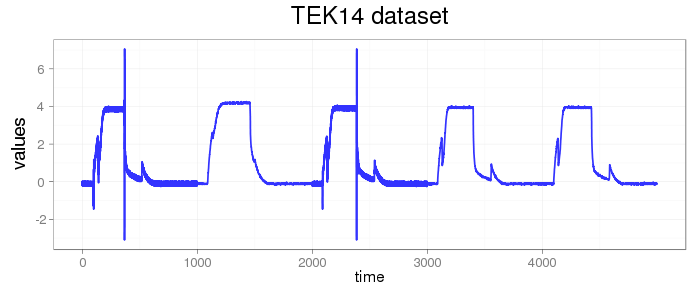

Write R code to recreate this figure.
require(Cairo)
require(ggplot2)
require(gridExtra)

data_raw<-read.csv("../../data/ts_data/TEK14.txt",header=F,sep = ",",quote = "\"")

data = data.frame(x=seq(0,4999,1), y=data_raw[,1])

discords <- rbind(c(1082,1452,314,55,1267,423),
c(13.776443663006795,11.79477850576262,7.675623753155176,3.1799371062962867,
  2.2119674500317568,1.8044389709823934))

p = ggplot() + theme_bw() +
  geom_line(data=data, aes(x=x, y=y), size=0.8, alpha=0.8, col="blue") +
  scale_x_continuous(name="time") +
  scale_y_continuous(name="values") +
  opts(title = "TEK14 dataset", 
       plot.title = theme_text(size=18, vjust = 2.2), 
       axis.text.x=theme_text(size=10, colour = "grey50"),
       axis.text.y=theme_text(size=10, colour = "grey50"), 
       axis.title.y=theme_text(size=14, angle=90, hjust = 0.5, vjust = 0.3),
       plot.margin = unit(c(0.5, 0.5, 0.5, 0.5), "cm"))
p

jet.colors <-
  colorRampPalette(c("#00007F", "blue", "#007FFF", "cyan",
                     "#7FFF7F", "yellow", "#FF7F00", "red", "#7F0000"))
colors <- heat.colors(6)

p = ggplot() + theme_bw() +
  geom_line(data=data, aes(x=x, y=y), size=0.8, alpha=0.8, col="blue") +
  scale_x_continuous(name="time") +
  scale_y_continuous(name="values") +
  opts(title = "TEK14 dataset and 6 top discords", 
       plot.title = theme_text(size=18, vjust = 2.2), 
       axis.text.x=theme_text(size=10, colour = "grey50"),
       axis.text.y=theme_text(size=10, colour = "grey50"), 
       axis.title.y=theme_text(size=14, angle=90, hjust = 0.5, vjust = 0.3),
       plot.margin = unit(c(0.5, 0.5, 0.5, 0.5), "cm"))
p

x = seq(discords[1,1],discords[1,1]+127,1)
d = data.frame(x = x, y = as.matrix(data)[x,][,2])
p = p + geom_line(mapping=aes(x=d$x,y=d$y), size=3, col=colors[1])
p

x1 = seq(discords[1,2],discords[1,2]+127,1)
d1 = data.frame(x = x1, y = as.matrix(data)[x1,][,2])
p = p + geom_line(mapping=aes(x=d1$x,y=d1$y), size=2, col=colors[2])
p

x2 = seq(discords[1,3],discords[1,3]+127,1)
d2 = data.frame(x = x2, y = as.matrix(data)[x2,][,2])
p = p + geom_line(mapping=aes(x=d2$x,y=d2$y), size=2, col=colors[3])
p

x3 = seq(discords[1,4],discords[1,4]+127,1)
d3 = data.frame(x = x3, y = as.matrix(data)[x3,][,2])
p = p + geom_line(mapping=aes(x=d3$x,y=d3$y), size=2, col=colors[4])
p

x4 = seq(discords[1,5],discords[1,5]+127,1)
d4 = data.frame(x = x4, y = as.matrix(data)[x4,][,2])
p = p + geom_line(mapping=aes(x=d4$x,y=d4$y), size=2, col=colors[5])
p

x5 = seq(discords[1,6],discords[1,6]+127,1)
d5 = data.frame(x = x5, y = as.matrix(data)[x5,][,2])
p = p + geom_line(mapping=aes(x=d5$x,y=d5$y), size=2, col=colors[5])
p

data_d <- data.frame(x = seq(1,6,1), y = discords[2,])
p = ggplot() + theme_bw() +
  geom_line(data=data_d, aes(x=x, y=y), size=0.8, alpha=0.8, col="blue") +
  scale_x_continuous(name="discord #") +
  scale_y_continuous(name="distance to NN") +
  opts(title = "TEK14 discords nearest neighbor distance breakdown", 
       plot.title = theme_text(size=18, vjust = 2.2), 
       axis.text.x=theme_text(size=10, colour = "grey50"),
       axis.text.y=theme_text(size=10, colour = "grey50"), 
       axis.title.y=theme_text(size=14, angle=90, hjust = 0.5, vjust = 0.3),
       plot.margin = unit(c(0.5, 0.5, 0.5, 0.5), "cm"))
p

p+ geom_points(data)
